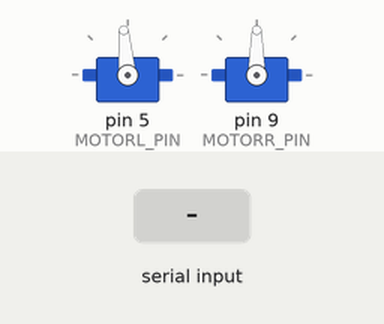
Bench run of a sketch on a simulated Arduino Uno, built with avr-gcc and run on an emulated ATmega328P. On the bench: 2 × servo. Inputs (shaded band) come from the test bench. What the sketch prints to the serial monitor is not drawn.

Above: at 1.2 s.
1.3 s: "R" received over Serial
Timing chart, 0 to 8.5 s (numbered marks = the images above; inputs shaded):
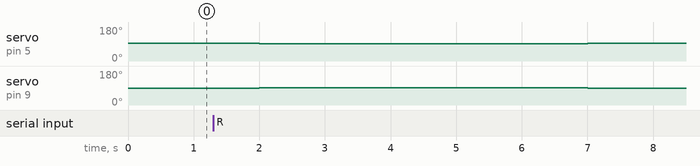

Measured:
- after the input at 1.3 s, servo on pin 5 (MOTORL_PIN): 95° → 92° after 0.70 s, → 95° 5.0 s later; servo on pin 9 (MOTORR_PIN): 90° → 92° after 0.70 s, → 90° 5.0 s later

The sketch:

autobot.ino
```cpp
#include <Servo.h>

int MOTORL_PIN = 5;
int MOTORR_PIN = 9;

Servo IServo;
Servo RServo;

int left =1490;
int right =1490;


void setup() {

Serial.begin(115200);

IServo.attach(MOTORL_PIN);
RServo.attach(MOTORR_PIN);
}

void goForward() {

IServo.writeMicroseconds(left+70);
RServo.writeMicroseconds(right-70);

delay(1000);
}

void slow() {

IServo.writeMicroseconds(left+33);
RServo.writeMicroseconds(right-23);

delay(1000);
}

void turnright() {

IServo.writeMicroseconds(left+50);
RServo.writeMicroseconds(right-30);

delay(1000);
}

void turnleft() {

IServo.writeMicroseconds(left+20);
RServo.writeMicroseconds(right-50);

delay(1000);
}

void stop() {

IServo.writeMicroseconds(left);
RServo.writeMicroseconds(right);
}

void back() {

IServo.writeMicroseconds(1400);
RServo.writeMicroseconds(1590);

delay(400);

IServo.writeMicroseconds(1500);
RServo.writeMicroseconds(1490);
}

void loop() {

if (Serial.available()) {

    char value=Serial.read();
    Serial.println(value);

    if(value == 'R'){ // 빨간불
      stop();
      delay(5000);
    }

    if(value == 'Y'){ // 노란불
      slow();
      delay(100);
    }

    if(value == 'G'){ // 초록불
      goForward();
      delay(1000);
    }
  }

  else{
    slow();
  }

}
```
